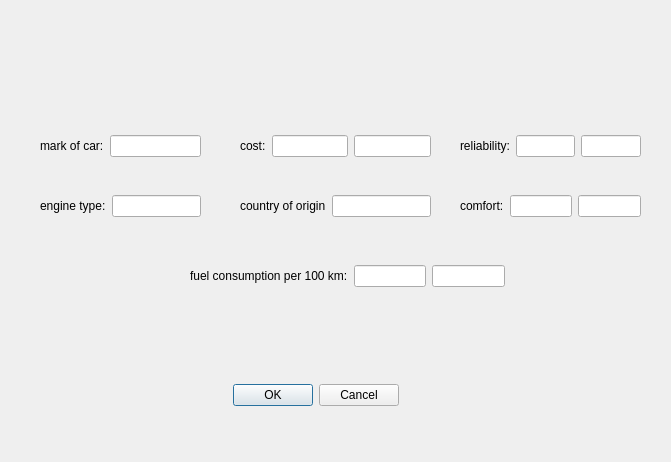
<?xml version="1.0" encoding="UTF-8"?>
<ui version="4.0">
 <class>Dialog</class>
 <widget class="QDialog" name="Dialog">
  <property name="geometry">
   <rect>
    <x>0</x>
    <y>0</y>
    <width>671</width>
    <height>462</height>
   </rect>
  </property>
  <property name="windowTitle">
   <string>Dialog</string>
  </property>
  <widget class="QWidget" name="layoutWidget">
   <property name="geometry">
    <rect>
     <x>240</x>
     <y>130</y>
     <width>191</width>
     <height>32</height>
    </rect>
   </property>
   <layout class="QHBoxLayout" name="horizontalLayout_2">
    <item>
     <widget class="QLabel" name="label_2">
      <property name="text">
       <string>cost:</string>
      </property>
     </widget>
    </item>
    <item>
     <widget class="QLineEdit" name="startCostSearchEdit"/>
    </item>
    <item>
     <widget class="QLineEdit" name="finishCostSearchEdit"/>
    </item>
   </layout>
  </widget>
  <widget class="QWidget" name="layoutWidget_2">
   <property name="geometry">
    <rect>
     <x>460</x>
     <y>130</y>
     <width>181</width>
     <height>32</height>
    </rect>
   </property>
   <layout class="QHBoxLayout" name="horizontalLayout_13">
    <item>
     <widget class="QLabel" name="label_13">
      <property name="text">
       <string>reliability:</string>
      </property>
     </widget>
    </item>
    <item>
     <widget class="QLineEdit" name="startRealiabilitySearchEdit"/>
    </item>
    <item>
     <widget class="QLineEdit" name="finishRealiabilitySearchEdit"/>
    </item>
   </layout>
  </widget>
  <widget class="QWidget" name="layoutWidget_3">
   <property name="geometry">
    <rect>
     <x>460</x>
     <y>190</y>
     <width>181</width>
     <height>32</height>
    </rect>
   </property>
   <layout class="QHBoxLayout" name="horizontalLayout_17">
    <item>
     <widget class="QLabel" name="label_17">
      <property name="text">
       <string>comfort:</string>
      </property>
     </widget>
    </item>
    <item>
     <widget class="QLineEdit" name="startComfortSearchEdit"/>
    </item>
    <item>
     <widget class="QLineEdit" name="finishComfortSearchEdit"/>
    </item>
   </layout>
  </widget>
  <widget class="QWidget" name="layoutWidget_4">
   <property name="geometry">
    <rect>
     <x>240</x>
     <y>190</y>
     <width>191</width>
     <height>32</height>
    </rect>
   </property>
   <layout class="QHBoxLayout" name="horizontalLayout_18">
    <item>
     <widget class="QLabel" name="label_18">
      <property name="text">
       <string>country of origin</string>
      </property>
     </widget>
    </item>
    <item>
     <widget class="QLineEdit" name="countrySearchEdit"/>
    </item>
   </layout>
  </widget>
  <widget class="QWidget" name="layoutWidget_5">
   <property name="geometry">
    <rect>
     <x>40</x>
     <y>190</y>
     <width>161</width>
     <height>32</height>
    </rect>
   </property>
   <layout class="QHBoxLayout" name="horizontalLayout_19">
    <item>
     <widget class="QLabel" name="label_19">
      <property name="text">
       <string>engine type:</string>
      </property>
     </widget>
    </item>
    <item>
     <widget class="QLineEdit" name="engineSearchEdit"/>
    </item>
   </layout>
  </widget>
  <widget class="QWidget" name="layoutWidget_6">
   <property name="geometry">
    <rect>
     <x>190</x>
     <y>260</y>
     <width>315</width>
     <height>32</height>
    </rect>
   </property>
   <layout class="QHBoxLayout" name="horizontalLayout_20">
    <item>
     <widget class="QLabel" name="label_20">
      <property name="text">
       <string>fuel consumption per 100 km:</string>
      </property>
     </widget>
    </item>
    <item>
     <widget class="QLineEdit" name="startFuelSearchEdit"/>
    </item>
    <item>
     <widget class="QLineEdit" name="finishFuelSearchEdit"/>
    </item>
   </layout>
  </widget>
  <widget class="QDialogButtonBox" name="buttonBox">
   <property name="geometry">
    <rect>
     <x>220</x>
     <y>360</y>
     <width>191</width>
     <height>71</height>
    </rect>
   </property>
   <property name="standardButtons">
    <set>QDialogButtonBox::Cancel|QDialogButtonBox::Ok</set>
   </property>
   <property name="centerButtons">
    <bool>true</bool>
   </property>
  </widget>
  <widget class="QWidget" name="">
   <property name="geometry">
    <rect>
     <x>40</x>
     <y>130</y>
     <width>161</width>
     <height>32</height>
    </rect>
   </property>
   <layout class="QHBoxLayout" name="horizontalLayout">
    <item>
     <widget class="QLabel" name="label">
      <property name="text">
       <string>mark of car:</string>
      </property>
     </widget>
    </item>
    <item>
     <widget class="QLineEdit" name="markSearchEdit"/>
    </item>
   </layout>
  </widget>
 </widget>
 <resources/>
 <connections/>
</ui>
